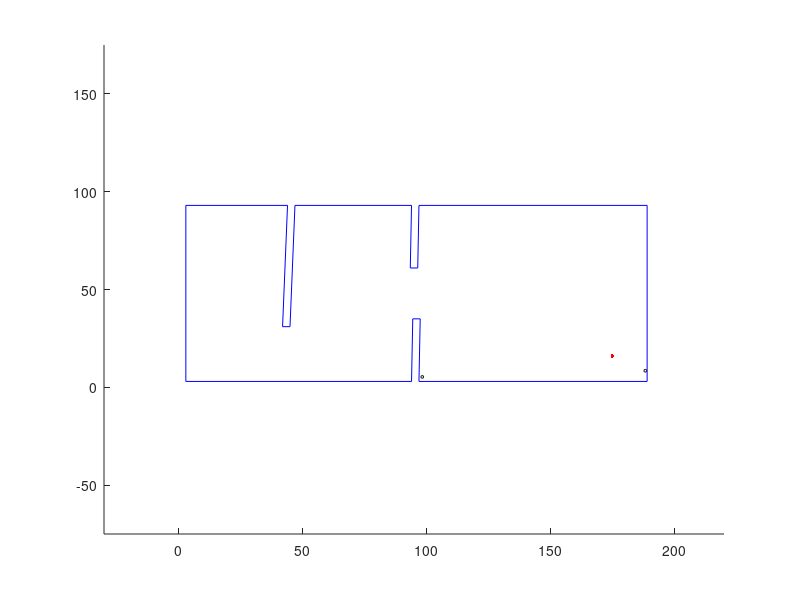

MATLAB code to generate this figure:

% brian gilder did a thing on 30nov, 2dec, 3dec2015
% this will hopefully magically transform into a function that accepts
% sonar data and builds a magnificent map therewith

% this is currently incredibly simple but it works so that's what counts

%% definitions

W = 14; %width of robot, in whatever length-units we're using. PLACEHOLDER
sensorDepth = -2;  %distance from side of robot to sensor read plane
W_eff = W/2 + sensorDepth;
x_sensor_left = -8;  %dist the sensor is shifted relative to robot center
x_sensor_right = -8; %ditto

%% let's draw a pre-determined map! if we want to
% scaled using real-world units (1/2-inch)

%brute force, if nothing better is available
line([3 94], [3 3],'Color','b'); %1 
line([94 94.5], [3 35],'Color','b'); %2
line([94.5 97.5], [35 35],'Color','b'); %3
line([97.5 97], [35 3],'Color','b'); %4
line([97 189], [3 3],'Color','b'); %5
line([189 189], [3 93],'Color','b'); %6 
line([189 97], [93 93],'Color','b'); %7 
line([97 96.5], [93 61],'Color','b'); %8
line([96.5 93.5], [61 61],'Color','b'); %9
line([93.5 94], [61 93],'Color','b'); %10
line([94 47], [93 93],'Color','b'); %11
line([47 45], [93 31],'Color','b'); %12
line([45 42], [31 31],'Color','b'); %13
line([42 44], [31 93],'Color','b'); %14
line([44 3], [93 93],'Color','b'); %15
line([3 3], [93 3],'Color','b'); %16



%%%%%%%%%%%%%%%%%%%%%%%%%%%%%%%%%%%%%%%%%%%%%%%%%%%%%%%%%%%%%%%%%%%
% What Follows Could Be Put Into A Loopable (External?) Function:

%% magically, data gets passed in

% data get, somehow

% variables are assigned values from data. currently placeholders

% %x_R_origin = sdfkj; %probably already the next thing
% %y_R_origin = sdf;    %probably already the next thing
robot_x_absolute = 175; %we get sent these, right? x_I
robot_y_absolute = 16;   % y_I
theta = (92)*pi/180;   %radians, if the angle is given in (degrees)
sensorDistLeft = 72; %whatever units the sensors report back
sensorDistRight = 8;

%% establish wall relative to robot

y_wall_left = W_eff + sensorDistLeft;
y_wall_right = -W_eff - sensorDistRight;

%if we are assuming these to be attached perfectly orthogonal to
%robot movement direction, we only need to worry about y-coordinates

%% position magic

%i have no idea what i'm doing but it seems to work alright
pos_adjust = [robot_x_absolute; robot_y_absolute];
pos_R_left = [x_sensor_left; y_wall_left];
rotation_matrix = [cos(theta), -sin(theta); sin(theta), cos(theta)];
pos_I_left = pos_adjust + rotation_matrix*pos_R_left;
pos_R_right = [x_sensor_right; y_wall_right];
rotation_matrix = [cos(theta), - sin(theta); sin(theta), cos(theta)];
pos_I_right = pos_adjust + rotation_matrix*pos_R_right;

%once more, discretely. just for shiggles. idk if this currently works.
%x_I_left = robot_x_absolute + cos(theta)*x_sensor_left - sin(theta)*y_wall_left; % + x_R_origin? %or maybe + robot_x_absolute?
%y_I_left = robot_y_absolute + sin(theta)*x_sensor_left + cos(theta)*y_wall_left; % + y_R_origin? %ditto?
%x_I_right = robot_x_absolute + cos(theta)*x_sensor_right - sin(theta)*y_wall_right;
%y_I_right = robot_y_absolute + sin(theta)*x_sensor_right + cos(theta)*y_wall_right;

%% now something wonderful happens! i just need to figure out what that is

x_temp_left = pos_I_left(1,1);
y_temp_left = pos_I_left(2,1)
x_temp_right = pos_I_right(1,1);
y_temp_right =pos_I_right(2,1)

hold on    % i'm not releasing the hold so we can keep adding to the plot
plot(x_temp_left,y_temp_left,'ok','markersize', 2)
plot(x_temp_right, y_temp_right,'ok','markersize', 2)
plot(robot_x_absolute, robot_y_absolute,'.r','markersize', 8)
axis([-30  220 -75 175])   %this will either need to be redefined dynamically
        %or taken out completely   %UNLESS we are also including what we
        %plan to have as the 'predefined' map overlaid. then the overlay
        %will already be roughly the right scale. we will just need to make
        %sure everything is measured equally in the plane

%This Ends Where The Independent Function Should Loop, if we do that.
  %it might just be easier to let the whole thing run a bunch of times
%%%%%%%%%%%%%%%%%%%%%%%%%%%%%%%%%%%%%%%%%%%%%%%%%%%%%%%%%%%%%%%%%%%



%something else should probably come next but idk what that would be

















hopeful_plea = ['NASA is seriously the coolest place   ';
                'I could ever dream to work for.       ';
                'Please hire Brian Gilder. He is great.']

